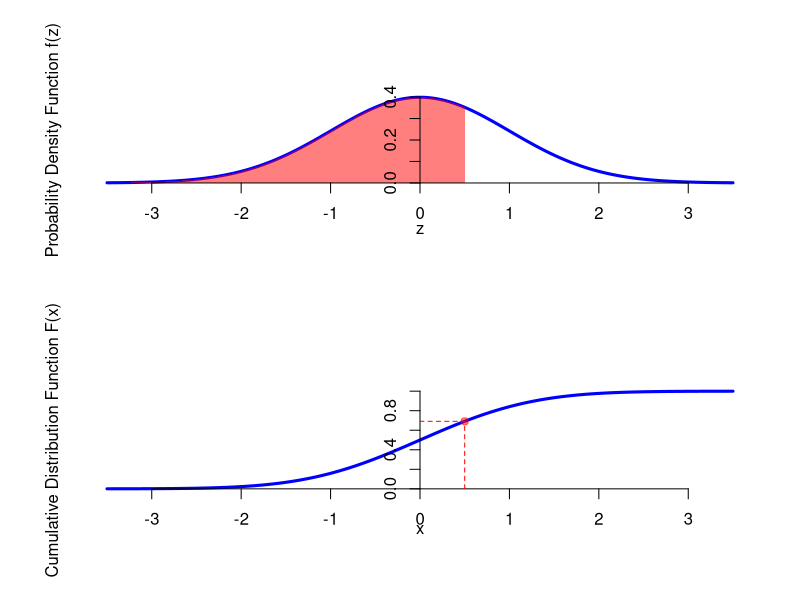
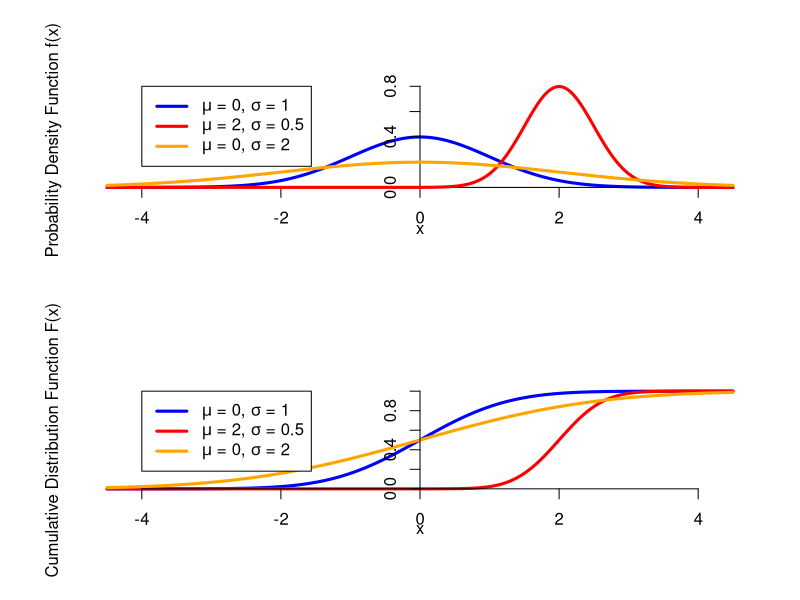

Generate these figures, in order, with R:
## ---- chunk 1
par(mfrow=c(2, 1), mgp=c(1, 1, 0))

t <- seq(-3.5, 3.5, by=0.01)
plot(t, dnorm(t), type="l", lwd=3, col="blue", 
     xaxt="n", yaxt="n", bty="n",
     xlab="z", ylab="Probability Density Function f(z)", 
     xlim=c(-3.5, 3.5), ylim=c(-0.05, 0.45))
polygon(c(-3.5, t[t <= 0.5], 0.5), c(0, dnorm(t[t <= 0.5]), 0), col=rgb(1, 0, 0, .5), border=NA)
axis(1, pos=0)
axis(2, pos=0)

plot(t, pnorm(t), type="l", lwd=3, col="blue",
     xaxt="n", yaxt="n", bty="n",
     xlab="x", ylab="Cumulative Distribution Function F(x)", 
     xlim=c(-3.5, 3.5), ylim=c(-0.05, 1.05))
axis(1, pos=0)
axis(2, pos=0)
lines(c(0.5, 0.5, 0), c(0, pnorm(0.5), pnorm(0.5)), lty=2, col=rgb(1, 0, 0))
points(0.5, pnorm(0.5), col=rgb(1, 0, 0, .5), pch=19)
## ---- chunk 2
par(mfrow=c(2, 1), mgp=c(1, 1, 0))

t <- seq(-4.5, 4.5, by=0.01)
plot(t, dnorm(t), type="l", lwd=3, col="blue", 
     xaxt="n", yaxt="n", bty="n",
     xlab="x", ylab="Probability Density Function f(x)", 
     xlim=c(-4.5, 4.5), ylim=c(-0.05, 0.8))
axis(1, pos=0)
axis(2, pos=0)
lines(t, dnorm(t, 2, 0.5), type="l", lwd=3, col="red")
lines(t, dnorm(t, 0, 2), type="l", lwd=3, col="orange")
legend(-4, 0.8, 
       c(expression(paste(mu, " = 0, ", sigma, " = 1")),
         expression(paste(mu, " = 2, ", sigma, " = 0.5")), 
         expression(paste(mu, " = 0, ", sigma, " = 2"))),
       lwd=3, col=c("blue", "red", "orange"))

plot(t, pnorm(t), type="l", lwd=3, col="blue",
     xaxt="n", yaxt="n", bty="n",
     xlab="x", ylab="Cumulative Distribution Function F(x)", 
     xlim=c(-4.5, 4.5), ylim=c(-0.05, 1.05))
lines(t, pnorm(t, 2, 0.5), type="l", lwd=3, col="red")
lines(t, pnorm(t, 0, 2), type="l", lwd=3, col="orange")
axis(1, pos=0)
axis(2, pos=0)
legend(-4, 1, 
       c(expression(paste(mu, " = 0, ", sigma, " = 1")),
         expression(paste(mu, " = 2, ", sigma, " = 0.5")), 
         expression(paste(mu, " = 0, ", sigma, " = 2"))),
       lwd=3, col=c("blue", "red", "orange"))
